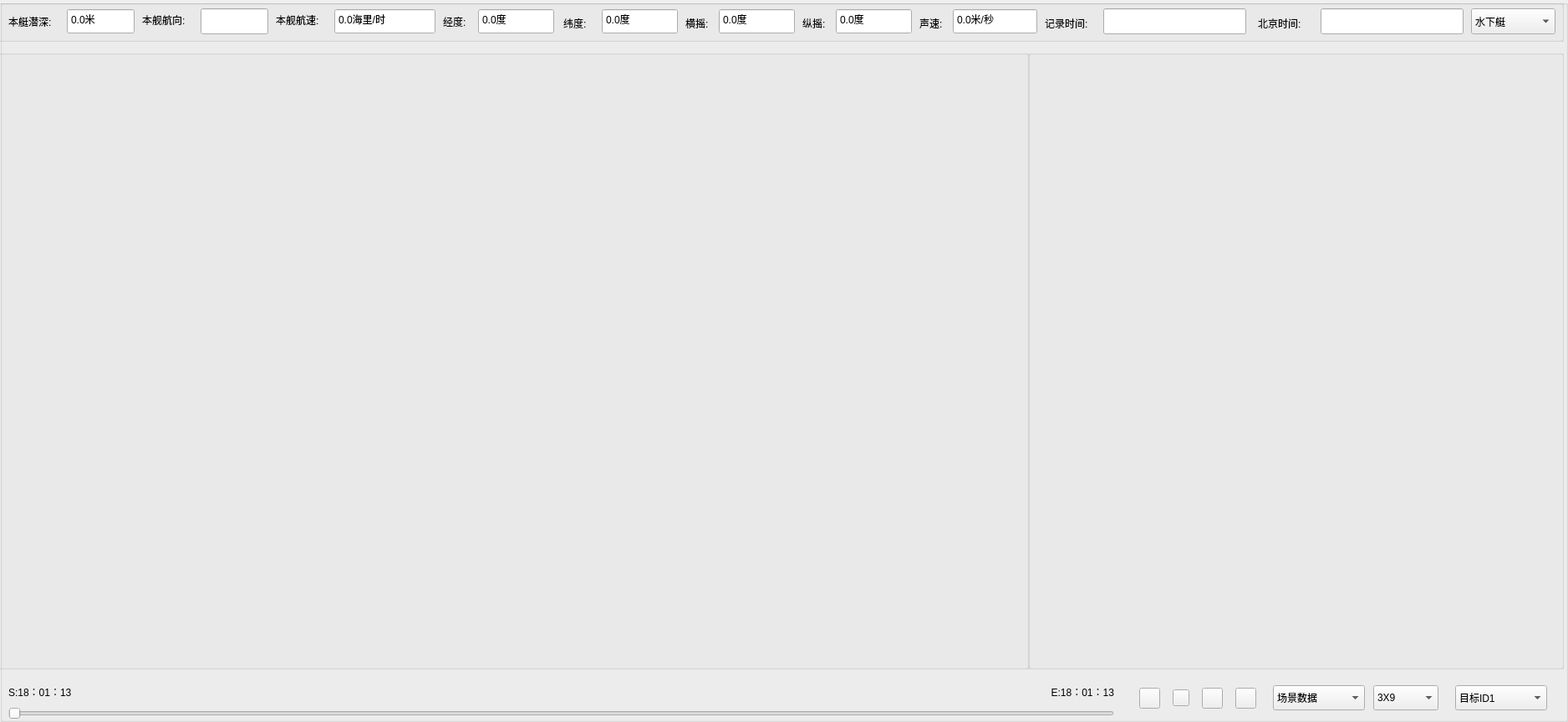
<?xml version="1.0" encoding="UTF-8"?>
<ui version="4.0">
 <class>Screenpas</class>
 <widget class="QWidget" name="Screenpas">
  <property name="geometry">
   <rect>
    <x>0</x>
    <y>0</y>
    <width>1876</width>
    <height>864</height>
   </rect>
  </property>
  <property name="sizePolicy">
   <sizepolicy hsizetype="Preferred" vsizetype="Preferred">
    <horstretch>0</horstretch>
    <verstretch>0</verstretch>
   </sizepolicy>
  </property>
  <property name="windowTitle">
   <string>Form</string>
  </property>
  <layout class="QGridLayout" name="gridLayout_2">
   <property name="sizeConstraint">
    <enum>QLayout::SetDefaultConstraint</enum>
   </property>
   <property name="leftMargin">
    <number>0</number>
   </property>
   <property name="topMargin">
    <number>0</number>
   </property>
   <property name="rightMargin">
    <number>0</number>
   </property>
   <property name="bottomMargin">
    <number>0</number>
   </property>
   <property name="spacing">
    <number>0</number>
   </property>
   <item row="0" column="0">
    <widget class="QWidget" name="widgetScreenpas" native="true">
     <layout class="QVBoxLayout" name="vlscreenpas" stretch="0">
      <property name="spacing">
       <number>0</number>
      </property>
      <property name="leftMargin">
       <number>0</number>
      </property>
      <property name="topMargin">
       <number>0</number>
      </property>
      <property name="rightMargin">
       <number>0</number>
      </property>
      <property name="bottomMargin">
       <number>0</number>
      </property>
      <item>
       <widget class="QGroupBox" name="groupBoxpas">
        <property name="sizePolicy">
         <sizepolicy hsizetype="Preferred" vsizetype="Preferred">
          <horstretch>0</horstretch>
          <verstretch>0</verstretch>
         </sizepolicy>
        </property>
        <property name="title">
         <string/>
        </property>
        <widget class="QGroupBox" name="groupBox">
         <property name="geometry">
          <rect>
           <x>-10</x>
           <y>0</y>
           <width>1881</width>
           <height>50</height>
          </rect>
         </property>
         <property name="title">
          <string/>
         </property>
         <widget class="QComboBox" name="navalSelec">
          <property name="geometry">
           <rect>
            <x>1770</x>
            <y>10</y>
            <width>101</width>
            <height>31</height>
           </rect>
          </property>
          <property name="minimumSize">
           <size>
            <width>0</width>
            <height>30</height>
           </size>
          </property>
          <property name="currentText">
           <string>水下艇</string>
          </property>
          <property name="maxVisibleItems">
           <number>2</number>
          </property>
          <item>
           <property name="text">
            <string>水下艇</string>
           </property>
          </item>
          <item>
           <property name="text">
            <string>水面舰</string>
           </property>
          </item>
         </widget>
         <widget class="QLabel" name="beijingTime">
          <property name="geometry">
           <rect>
            <x>1515</x>
            <y>20</y>
            <width>68</width>
            <height>16</height>
           </rect>
          </property>
          <property name="text">
           <string>北京时间:</string>
          </property>
         </widget>
         <widget class="QLabel" name="navalDirection">
          <property name="geometry">
           <rect>
            <x>180</x>
            <y>16</y>
            <width>71</width>
            <height>16</height>
           </rect>
          </property>
          <property name="text">
           <string>本舰航向:</string>
          </property>
         </widget>
         <widget class="QLabel" name="navalLat">
          <property name="geometry">
           <rect>
            <x>684</x>
            <y>20</y>
            <width>38</width>
            <height>16</height>
           </rect>
          </property>
          <property name="text">
           <string>纬度:</string>
          </property>
         </widget>
         <widget class="QLabel" name="navalLt">
          <property name="geometry">
           <rect>
            <x>540</x>
            <y>18</y>
            <width>38</width>
            <height>16</height>
           </rect>
          </property>
          <property name="text">
           <string>经度:</string>
          </property>
         </widget>
         <widget class="QLabel" name="navalSpeed">
          <property name="geometry">
           <rect>
            <x>340</x>
            <y>16</y>
            <width>71</width>
            <height>16</height>
           </rect>
          </property>
          <property name="text">
           <string>本舰航速:</string>
          </property>
         </widget>
         <widget class="QLabel" name="navalBroad">
          <property name="geometry">
           <rect>
            <x>830</x>
            <y>20</y>
            <width>38</width>
            <height>16</height>
           </rect>
          </property>
          <property name="text">
           <string>横摇:</string>
          </property>
         </widget>
         <widget class="QLabel" name="navalDepth">
          <property name="geometry">
           <rect>
            <x>20</x>
            <y>16</y>
            <width>71</width>
            <height>20</height>
           </rect>
          </property>
          <property name="text">
           <string>本艇潜深:</string>
          </property>
         </widget>
         <widget class="QLabel" name="recordTime">
          <property name="geometry">
           <rect>
            <x>1260</x>
            <y>20</y>
            <width>68</width>
            <height>16</height>
           </rect>
          </property>
          <property name="text">
           <string>记录时间:</string>
          </property>
         </widget>
         <widget class="QLabel" name="soundSpeed">
          <property name="geometry">
           <rect>
            <x>1110</x>
            <y>20</y>
            <width>38</width>
            <height>16</height>
           </rect>
          </property>
          <property name="text">
           <string>声速:</string>
          </property>
         </widget>
         <widget class="QLabel" name="navalDir">
          <property name="geometry">
           <rect>
            <x>970</x>
            <y>20</y>
            <width>38</width>
            <height>16</height>
           </rect>
          </property>
          <property name="text">
           <string>纵摇:</string>
          </property>
         </widget>
         <widget class="QDoubleSpinBox" name="navalSpeedvalue">
          <property name="geometry">
           <rect>
            <x>410</x>
            <y>10</y>
            <width>121</width>
            <height>31</height>
           </rect>
          </property>
          <property name="sizePolicy">
           <sizepolicy hsizetype="Preferred" vsizetype="Preferred">
            <horstretch>0</horstretch>
            <verstretch>0</verstretch>
           </sizepolicy>
          </property>
          <property name="readOnly">
           <bool>true</bool>
          </property>
          <property name="buttonSymbols">
           <enum>QAbstractSpinBox::NoButtons</enum>
          </property>
          <property name="suffix">
           <string>海里/时</string>
          </property>
          <property name="decimals">
           <number>1</number>
          </property>
          <property name="maximum">
           <double>1000.000000000000000</double>
          </property>
         </widget>
         <widget class="QDoubleSpinBox" name="navalLtvalue">
          <property name="geometry">
           <rect>
            <x>582</x>
            <y>10</y>
            <width>91</width>
            <height>31</height>
           </rect>
          </property>
          <property name="sizePolicy">
           <sizepolicy hsizetype="Preferred" vsizetype="Preferred">
            <horstretch>0</horstretch>
            <verstretch>0</verstretch>
           </sizepolicy>
          </property>
          <property name="layoutDirection">
           <enum>Qt::LeftToRight</enum>
          </property>
          <property name="readOnly">
           <bool>true</bool>
          </property>
          <property name="buttonSymbols">
           <enum>QAbstractSpinBox::NoButtons</enum>
          </property>
          <property name="suffix">
           <string>度</string>
          </property>
          <property name="decimals">
           <number>1</number>
          </property>
          <property name="maximum">
           <double>1000.000000000000000</double>
          </property>
         </widget>
         <widget class="QDoubleSpinBox" name="navalLatvalue">
          <property name="geometry">
           <rect>
            <x>730</x>
            <y>10</y>
            <width>91</width>
            <height>31</height>
           </rect>
          </property>
          <property name="sizePolicy">
           <sizepolicy hsizetype="Preferred" vsizetype="Preferred">
            <horstretch>0</horstretch>
            <verstretch>0</verstretch>
           </sizepolicy>
          </property>
          <property name="readOnly">
           <bool>true</bool>
          </property>
          <property name="buttonSymbols">
           <enum>QAbstractSpinBox::NoButtons</enum>
          </property>
          <property name="suffix">
           <string>度</string>
          </property>
          <property name="decimals">
           <number>1</number>
          </property>
          <property name="maximum">
           <double>1000.000000000000000</double>
          </property>
         </widget>
         <widget class="QDoubleSpinBox" name="navalBroadvalue">
          <property name="geometry">
           <rect>
            <x>870</x>
            <y>10</y>
            <width>91</width>
            <height>31</height>
           </rect>
          </property>
          <property name="sizePolicy">
           <sizepolicy hsizetype="Preferred" vsizetype="Preferred">
            <horstretch>0</horstretch>
            <verstretch>0</verstretch>
           </sizepolicy>
          </property>
          <property name="readOnly">
           <bool>true</bool>
          </property>
          <property name="buttonSymbols">
           <enum>QAbstractSpinBox::NoButtons</enum>
          </property>
          <property name="suffix">
           <string>度</string>
          </property>
          <property name="decimals">
           <number>1</number>
          </property>
          <property name="maximum">
           <double>1000.000000000000000</double>
          </property>
         </widget>
         <widget class="QDoubleSpinBox" name="navalDirvalue">
          <property name="geometry">
           <rect>
            <x>1010</x>
            <y>10</y>
            <width>91</width>
            <height>31</height>
           </rect>
          </property>
          <property name="sizePolicy">
           <sizepolicy hsizetype="Preferred" vsizetype="Preferred">
            <horstretch>0</horstretch>
            <verstretch>0</verstretch>
           </sizepolicy>
          </property>
          <property name="readOnly">
           <bool>true</bool>
          </property>
          <property name="buttonSymbols">
           <enum>QAbstractSpinBox::NoButtons</enum>
          </property>
          <property name="suffix">
           <string>度</string>
          </property>
          <property name="decimals">
           <number>1</number>
          </property>
          <property name="maximum">
           <double>1000.000000000000000</double>
          </property>
         </widget>
         <widget class="QDoubleSpinBox" name="soundSpeedvalue">
          <property name="geometry">
           <rect>
            <x>1150</x>
            <y>10</y>
            <width>101</width>
            <height>31</height>
           </rect>
          </property>
          <property name="sizePolicy">
           <sizepolicy hsizetype="Preferred" vsizetype="Preferred">
            <horstretch>0</horstretch>
            <verstretch>0</verstretch>
           </sizepolicy>
          </property>
          <property name="readOnly">
           <bool>true</bool>
          </property>
          <property name="buttonSymbols">
           <enum>QAbstractSpinBox::NoButtons</enum>
          </property>
          <property name="suffix">
           <string>米/秒</string>
          </property>
          <property name="decimals">
           <number>1</number>
          </property>
          <property name="maximum">
           <double>1000.000000000000000</double>
          </property>
         </widget>
         <widget class="QLineEdit" name="navalDirectionvalue">
          <property name="geometry">
           <rect>
            <x>250</x>
            <y>10</y>
            <width>81</width>
            <height>31</height>
           </rect>
          </property>
         </widget>
         <widget class="QDoubleSpinBox" name="navalDepthvalue">
          <property name="geometry">
           <rect>
            <x>90</x>
            <y>10</y>
            <width>81</width>
            <height>31</height>
           </rect>
          </property>
          <property name="sizePolicy">
           <sizepolicy hsizetype="Preferred" vsizetype="Preferred">
            <horstretch>0</horstretch>
            <verstretch>0</verstretch>
           </sizepolicy>
          </property>
          <property name="layoutDirection">
           <enum>Qt::RightToLeft</enum>
          </property>
          <property name="readOnly">
           <bool>true</bool>
          </property>
          <property name="buttonSymbols">
           <enum>QAbstractSpinBox::NoButtons</enum>
          </property>
          <property name="suffix">
           <string>米</string>
          </property>
          <property name="decimals">
           <number>1</number>
          </property>
          <property name="maximum">
           <double>1000.000000000000000</double>
          </property>
         </widget>
         <widget class="QLineEdit" name="recordTimevalue">
          <property name="geometry">
           <rect>
            <x>1330</x>
            <y>10</y>
            <width>171</width>
            <height>31</height>
           </rect>
          </property>
         </widget>
         <widget class="QLineEdit" name="beijingTimevalue">
          <property name="geometry">
           <rect>
            <x>1590</x>
            <y>10</y>
            <width>171</width>
            <height>31</height>
           </rect>
          </property>
         </widget>
        </widget>
        <widget class="QWidget" name="layoutWidget">
         <property name="geometry">
          <rect>
           <x>0</x>
           <y>810</y>
           <width>1871</width>
           <height>51</height>
          </rect>
         </property>
         <layout class="QHBoxLayout" name="horizontalLayout_5">
          <property name="spacing">
           <number>0</number>
          </property>
          <item>
           <layout class="QVBoxLayout" name="verticalLayout">
            <property name="leftMargin">
             <number>10</number>
            </property>
            <property name="rightMargin">
             <number>10</number>
            </property>
            <item>
             <layout class="QHBoxLayout" name="horizontalLayout_4">
              <item>
               <widget class="QLabel" name="lbStart">
                <property name="styleSheet">
                 <string notr="true">border-image:none;</string>
                </property>
                <property name="text">
                 <string>S:18：01：13</string>
                </property>
               </widget>
              </item>
              <item>
               <widget class="QLabel" name="lbRunningTime">
                <property name="styleSheet">
                 <string notr="true">border-image:none;</string>
                </property>
                <property name="text">
                 <string/>
                </property>
               </widget>
              </item>
              <item>
               <widget class="QLabel" name="lbEnd">
                <property name="styleSheet">
                 <string notr="true">border-image:none;</string>
                </property>
                <property name="text">
                 <string>E:18：01：13</string>
                </property>
                <property name="alignment">
                 <set>Qt::AlignRight|Qt::AlignTrailing|Qt::AlignVCenter</set>
                </property>
               </widget>
              </item>
             </layout>
            </item>
            <item>
             <widget class="QSlider" name="slider">
              <property name="sizePolicy">
               <sizepolicy hsizetype="Expanding" vsizetype="Fixed">
                <horstretch>0</horstretch>
                <verstretch>0</verstretch>
               </sizepolicy>
              </property>
              <property name="tabletTracking">
               <bool>false</bool>
              </property>
              <property name="styleSheet">
               <string notr="true">border-image:none;</string>
              </property>
              <property name="maximum">
               <number>99</number>
              </property>
              <property name="pageStep">
               <number>1</number>
              </property>
              <property name="orientation">
               <enum>Qt::Horizontal</enum>
              </property>
             </widget>
            </item>
           </layout>
          </item>
          <item>
           <layout class="QHBoxLayout" name="horizontalLayout_3">
            <property name="leftMargin">
             <number>10</number>
            </property>
            <property name="rightMargin">
             <number>10</number>
            </property>
            <item>
             <layout class="QHBoxLayout" name="horizontalLayout">
              <property name="spacing">
               <number>15</number>
              </property>
              <property name="sizeConstraint">
               <enum>QLayout::SetDefaultConstraint</enum>
              </property>
              <property name="leftMargin">
               <number>10</number>
              </property>
              <property name="rightMargin">
               <number>20</number>
              </property>
              <item>
               <widget class="QPushButton" name="btnStart">
                <property name="minimumSize">
                 <size>
                  <width>25</width>
                  <height>25</height>
                 </size>
                </property>
                <property name="maximumSize">
                 <size>
                  <width>25</width>
                  <height>25</height>
                 </size>
                </property>
                <property name="styleSheet">
                 <string notr="true">border-image: url(:/destop/start.png);
</string>
                </property>
                <property name="text">
                 <string/>
                </property>
               </widget>
              </item>
              <item>
               <widget class="QPushButton" name="btnStop">
                <property name="minimumSize">
                 <size>
                  <width>20</width>
                  <height>20</height>
                 </size>
                </property>
                <property name="maximumSize">
                 <size>
                  <width>20</width>
                  <height>20</height>
                 </size>
                </property>
                <property name="styleSheet">
                 <string notr="true">border-image: url(:/destop/stop.png);</string>
                </property>
                <property name="text">
                 <string/>
                </property>
               </widget>
              </item>
              <item>
               <widget class="QPushButton" name="btnFastforward">
                <property name="minimumSize">
                 <size>
                  <width>25</width>
                  <height>25</height>
                 </size>
                </property>
                <property name="maximumSize">
                 <size>
                  <width>25</width>
                  <height>25</height>
                 </size>
                </property>
                <property name="styleSheet">
                 <string notr="true">border-image: url(:/destop/icons/Fastforward.png);
</string>
                </property>
                <property name="text">
                 <string/>
                </property>
               </widget>
              </item>
              <item>
               <widget class="QPushButton" name="btnFastbackward">
                <property name="minimumSize">
                 <size>
                  <width>25</width>
                  <height>25</height>
                 </size>
                </property>
                <property name="maximumSize">
                 <size>
                  <width>25</width>
                  <height>25</height>
                 </size>
                </property>
                <property name="styleSheet">
                 <string notr="true">border-image: url(:/destop/icons/Fastbackward.png);
</string>
                </property>
                <property name="text">
                 <string/>
                </property>
               </widget>
              </item>
             </layout>
            </item>
            <item>
             <widget class="QComboBox" name="dataSrcsele">
              <property name="minimumSize">
               <size>
                <width>0</width>
                <height>30</height>
               </size>
              </property>
              <property name="baseSize">
               <size>
                <width>0</width>
                <height>0</height>
               </size>
              </property>
              <property name="editable">
               <bool>false</bool>
              </property>
              <property name="sizeAdjustPolicy">
               <enum>QComboBox::AdjustToMinimumContentsLength</enum>
              </property>
              <property name="minimumContentsLength">
               <number>10</number>
              </property>
              <property name="iconSize">
               <size>
                <width>25</width>
                <height>16</height>
               </size>
              </property>
              <item>
               <property name="text">
                <string>场景数据</string>
               </property>
              </item>
              <item>
               <property name="text">
                <string>基阵数据</string>
               </property>
              </item>
             </widget>
            </item>
            <item>
             <layout class="QVBoxLayout" name="verticalLayout_3">
              <property name="leftMargin">
               <number>10</number>
              </property>
              <property name="rightMargin">
               <number>10</number>
              </property>
              <item>
               <widget class="QComboBox" name="sonarSele">
                <property name="minimumSize">
                 <size>
                  <width>0</width>
                  <height>30</height>
                 </size>
                </property>
                <property name="sizeAdjustPolicy">
                 <enum>QComboBox::AdjustToMinimumContentsLength</enum>
                </property>
                <property name="minimumContentsLength">
                 <number>6</number>
                </property>
                <item>
                 <property name="text">
                  <string>3X9</string>
                 </property>
                </item>
                <item>
                 <property name="text">
                  <string>3X1</string>
                 </property>
                </item>
                <item>
                 <property name="text">
                  <string>2X5</string>
                 </property>
                </item>
               </widget>
              </item>
             </layout>
            </item>
            <item>
             <layout class="QVBoxLayout" name="verticalLayout_5">
              <property name="leftMargin">
               <number>10</number>
              </property>
              <property name="rightMargin">
               <number>10</number>
              </property>
              <item>
               <widget class="QComboBox" name="targetidSrcsele">
                <property name="minimumSize">
                 <size>
                  <width>0</width>
                  <height>30</height>
                 </size>
                </property>
                <property name="baseSize">
                 <size>
                  <width>0</width>
                  <height>0</height>
                 </size>
                </property>
                <property name="editable">
                 <bool>false</bool>
                </property>
                <property name="sizeAdjustPolicy">
                 <enum>QComboBox::AdjustToMinimumContentsLength</enum>
                </property>
                <property name="minimumContentsLength">
                 <number>10</number>
                </property>
                <property name="iconSize">
                 <size>
                  <width>25</width>
                  <height>14</height>
                 </size>
                </property>
                <item>
                 <property name="text">
                  <string>目标ID1</string>
                 </property>
                </item>
                <item>
                 <property name="text">
                  <string>目标ID2</string>
                 </property>
                </item>
                <item>
                 <property name="text">
                  <string>目标ID3</string>
                 </property>
                </item>
                <item>
                 <property name="text">
                  <string>目标ID4</string>
                 </property>
                </item>
                <item>
                 <property name="text">
                  <string>目标ID5</string>
                 </property>
                </item>
                <item>
                 <property name="text">
                  <string>目标ID6</string>
                 </property>
                </item>
                <item>
                 <property name="text">
                  <string>目标ID7</string>
                 </property>
                </item>
                <item>
                 <property name="text">
                  <string>目标ID8</string>
                 </property>
                </item>
               </widget>
              </item>
             </layout>
            </item>
           </layout>
          </item>
         </layout>
        </widget>
        <widget class="QWidget" name="widgetScreen" native="true">
         <property name="geometry">
          <rect>
           <x>-10</x>
           <y>60</y>
           <width>1881</width>
           <height>741</height>
          </rect>
         </property>
         <widget class="QGroupBox" name="groupBox_3">
          <property name="geometry">
           <rect>
            <x>1240</x>
            <y>0</y>
            <width>641</width>
            <height>741</height>
           </rect>
          </property>
          <property name="title">
           <string/>
          </property>
         </widget>
         <widget class="QGroupBox" name="groupBox_2">
          <property name="geometry">
           <rect>
            <x>0</x>
            <y>0</y>
            <width>1241</width>
            <height>741</height>
           </rect>
          </property>
          <property name="title">
           <string/>
          </property>
         </widget>
        </widget>
       </widget>
      </item>
     </layout>
    </widget>
   </item>
  </layout>
 </widget>
 <resources/>
 <connections/>
</ui>
